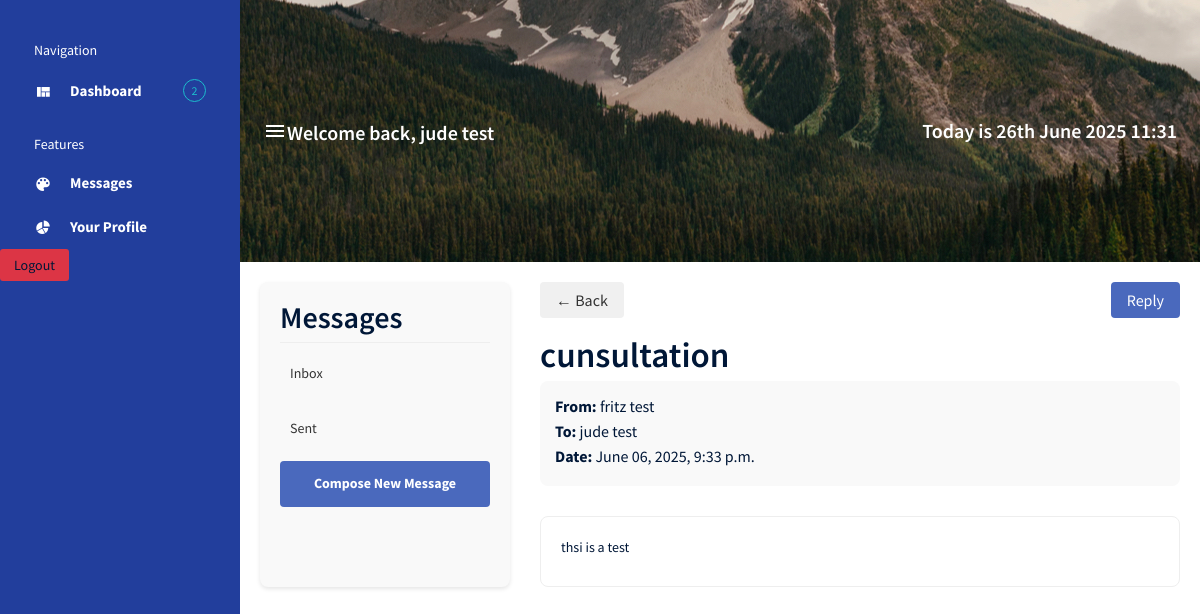
The app's page /messages/view/3/ (signed in) with its own data.
### core_app/models.py (models this page shows, shortened)
class User(AbstractUser):
    username = None
    email = models.EmailField('email address', unique=True)
    phone_number = models.CharField(max_length=10)
    is_patient = models.BooleanField(default=False)
    is_specialist = models.BooleanField(default=False)
    USERNAME_FIELD = 'email'
    REQUIRED_FIELDS = ['first_name', 'last_name', 'phone_number']
    objects = UserManager()

class Message(models.Model):
    sender = models.ForeignKey(settings.AUTH_USER_MODEL, on_delete=models.CASCADE, related_name='sent_messages')
    recipient = models.ForeignKey(settings.AUTH_USER_MODEL, on_delete=models.CASCADE, related_name='received_messages')
    subject = models.CharField(max_length=255)
    content = models.TextField()
    timestamp = models.DateTimeField(default=timezone.now)
    is_read = models.BooleanField(default=False)
    class Meta:
        ordering = ['-timestamp']

### core_app/views.py (the view)
# urls.py: path("messages/view/<int:pk>/", MessageDetailView.as_view(), name="message_detail"),
@method_decorator(login_required, name='dispatch')
class MessageDetailView(DetailView):
    model = Message
    template_name = 'messaging/detail.html'
    context_object_name = 'message'
    def get_queryset(self):
        return Message.objects.filter(
            Q(sender=self.request.user) | Q(recipient=self.request.user)
        )
    def get_object(self, queryset=None):
        obj = super().get_object(queryset)
        if obj.recipient == self.request.user and not obj.is_read:
            obj.mark_as_read()
        return obj

### core_app/templates/messaging/detail.html (shortened to what this page needs)
{% extends "dashboard.html" %}
{% block content %}
<div class="messaging-container">
    <div class="messaging-sidebar">
        <h2>Messages</h2>
        <ul class="messaging-nav">
            <li><a href="{% url 'inbox' %}">Inbox</a></li>
            <li><a href="{% url 'sent_messages' %}">Sent</a></li>
            <li><a href="{% url 'compose_message' %}" class="compose-btn">Compose New Message</a></li>
        </ul>
    </div>
    <div class="messaging-content">
        <div class="message-header">
            <div class="message-actions">
                <a href="{% if message.sender == request.user %}{% url 'sent_messages' %}{% else %}{% url 'inbox' %}{% endif %}" class="back-btn">← Back</a>
                {% if message.recipient == request.user %}
                    <a href="{% url 'compose_message' %}?recipient={{ message.sender.id }}" class="reply-btn">Reply</a>
                {% endif %}
            </div>
            <h1>{{ message.subject }}</h1>
            <div class="message-meta">
                <div class="message-from">
                    <strong>From:</strong> {{ message.sender.get_full_name|default:message.sender.username }}
                </div>
                <div class="message-to">
                    <strong>To:</strong> {{ message.recipient.get_full_name|default:message.recipient.username }}
                </div>
                <div class="message-date">
                    <strong>Date:</strong> {{ message.timestamp|date:"F d, Y, g:i a" }}
                </div>
            </div>
        </div>
        <div class="message-body">
            {{ message.content|linebreaks }}
        </div>
    </div>
</div>
{% endblock %}

### core_app/templates/dashboard.html (shortened to what this page needs)
{% load static %}
<!DOCTYPE html>
<html lang="en">
<head>
  <link rel="stylesheet" href="{% static 'vendors/mdi/css/materialdesignicons.min.css' %}">
  <link rel="stylesheet" href="{% static 'vendors/css/vendor.bundle.base.css' %}">
  <link rel="stylesheet" href="{% static 'css/style.css' %}">
</head>
<body>
  <div class="container-scroller d-flex">
    <nav class="sidebar sidebar-offcanvas" id="sidebar">
      <ul class="nav">
        <li class="nav-item sidebar-category">
          <p>Navigation</p>
        </li>
        <li class="nav-item">
          <a class="nav-link" href="{% url 'specialist_search' %}">
            <i class="mdi mdi-view-quilt menu-icon"></i>
            <span class="menu-title">Dashboard</span>
            <div class="badge badge-info badge-pill">2</div>
          </a>
        </li>
        <li class="nav-item sidebar-category">
          <p>Features</p>
        </li>
        <li class="nav-item">
          <a class="nav-link" href="{% url 'inbox' %}" >
            <i class="mdi mdi-palette menu-icon"></i>
            <span class="menu-title">Messages</span>
          </a>
        </li>
        <li class="nav-item">
          <a class="nav-link" href="{% url 'core_app:profile' %}">
            <i class="mdi mdi-chart-pie menu-icon"></i>
            <span class="menu-title">Your Profile</span>
          </a>
        </li>
        <li class="nav-item">
          <form action="{% url 'logout' %}" method="post">
            <button class="btn bg-danger btn-sm menu-title">Logout</button>
          </form>
        </li>
      </ul>
    </nav>
    <div class="container-fluid page-body-wrapper">
      <nav class="navbar col-lg-12 col-12 px-0 py-0 py-lg-4 d-flex flex-row">
        <div class="navbar-menu-wrapper d-flex align-items-center justify-content-end">
          <button class="navbar-toggler navbar-toggler align-self-center" type="button" data-toggle="minimize">
            <span class="mdi mdi-menu"></span>
          </button>
          <h4 class="font-weight-bold mb-0 d-none d-md-block mt-1">Welcome back, {{ user.get_full_name|default:user.username }}</h4>
          <ul class="navbar-nav navbar-nav-right">
            <li class="nav-item">
              <h4 class="mb-0 font-weight-bold d-none d-xl-block">
                Today is {{ current_date }}
                {% now "jS F Y H:i" %} </h4>
            </li>
          </ul>
        </div>
      </nav>
      {% block content %}
       {% endblock content %}
    </div>
  </div>
</body>
</html>

### core_app/templates/messaging/detail.html (style rules this page uses)
.messaging-container { display: flex; max-width: 1200px; margin: 0 auto; padding: 20px; gap: 30px; }
.messaging-sidebar { flex: 0 0 250px; background-color: #f9f9f9; border-radius: 8px; padding: 20px; box-shadow: 0 2px 4px rgba(0,0,0,0.1); }
.messaging-sidebar h2 { margin-top: 0; padding-bottom: 10px; border-bottom: 1px solid #eee; }
.messaging-nav { list-style: none; padding: 0; margin: 0; }
.messaging-nav li { margin-bottom: 10px; }
.messaging-nav li a { display: block; padding: 10px; border-radius: 4px; text-decoration: none; color: #333; }
.compose-btn { background-color: #4a69bd; color: white !important; text-align: center; font-weight: bold; }
.messaging-content { flex: 1; }
.message-header { margin-bottom: 30px; }
.message-actions { display: flex; justify-content: space-between; margin-bottom: 20px; }
.back-btn, .reply-btn { display: inline-block; padding: 8px 16px; border-radius: 4px; text-decoration: none; color: #333; background-color: #f0f0f0; }
.reply-btn { background-color: #4a69bd; color: white; }
.message-meta { background-color: #f9f9f9; border-radius: 8px; padding: 15px; margin-bottom: 20px; }
.message-from, .message-to, .message-date { margin-bottom: 5px; }
.message-body { background-color: white; border: 1px solid #eee; border-radius: 8px; padding: 20px; line-height: 1.6; }

### records on screen
User: get_full_name "jude test"
Message: subject "cunsultation", sender.get_full_name "fritz test", recipient.get_full_name "jude test", timestamp "June 06, 2025, 9:33 p.m.", content "thsi is a test"
